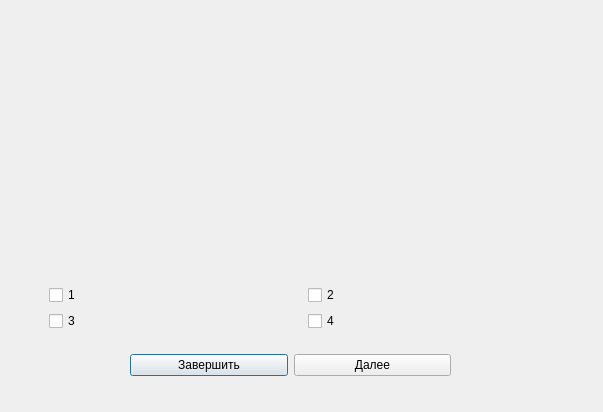
<?xml version="1.0" encoding="UTF-8"?>
<ui version="4.0">
 <class>OsnOkno</class>
 <widget class="QDialog" name="OsnOkno">
  <property name="geometry">
   <rect>
    <x>0</x>
    <y>0</y>
    <width>603</width>
    <height>412</height>
   </rect>
  </property>
  <property name="windowTitle">
   <string>Dialog</string>
  </property>
  <widget class="QWidget" name="horizontalLayoutWidget">
   <property name="geometry">
    <rect>
     <x>130</x>
     <y>340</y>
     <width>321</width>
     <height>51</height>
    </rect>
   </property>
   <layout class="QHBoxLayout" name="horizontalLayout">
    <item>
     <widget class="QPushButton" name="pushButton_2">
      <property name="text">
       <string>Завершить</string>
      </property>
     </widget>
    </item>
    <item>
     <widget class="QPushButton" name="pushButton">
      <property name="text">
       <string>Далее</string>
      </property>
     </widget>
    </item>
   </layout>
  </widget>
  <widget class="QWidget" name="gridLayoutWidget">
   <property name="geometry">
    <rect>
     <x>49</x>
     <y>30</y>
     <width>511</width>
     <height>301</height>
    </rect>
   </property>
   <layout class="QGridLayout" name="gridLayout">
    <item row="2" column="1">
     <widget class="QCheckBox" name="checkBox_4">
      <property name="text">
       <string>4</string>
      </property>
     </widget>
    </item>
    <item row="1" column="1">
     <widget class="QCheckBox" name="checkBox_2">
      <property name="text">
       <string>2</string>
      </property>
     </widget>
    </item>
    <item row="1" column="0">
     <widget class="QCheckBox" name="checkBox">
      <property name="text">
       <string>1</string>
      </property>
     </widget>
    </item>
    <item row="2" column="0">
     <widget class="QCheckBox" name="checkBox_3">
      <property name="text">
       <string>3</string>
      </property>
     </widget>
    </item>
    <item row="0" column="0" colspan="2">
     <widget class="QLabel" name="label">
      <property name="text">
       <string/>
      </property>
     </widget>
    </item>
   </layout>
  </widget>
 </widget>
 <resources/>
 <connections/>
</ui>
